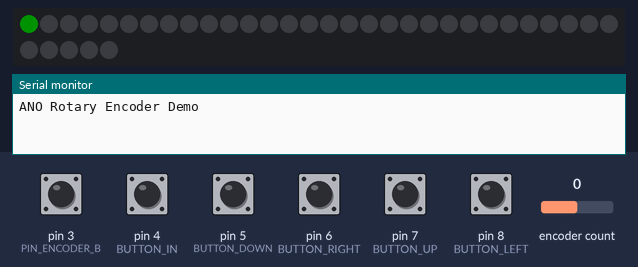
Bench run of a sketch on a simulated Arduino Uno, built with avr-gcc and run on an emulated ATmega328P. Shown: 35 RGB LEDs in strip order, left to right, continuing on the next row, the last lines printed to the serial monitor. The test bench sets the inputs (shaded band); at power-on: pin 3 (PIN_ENCODER_B), pin 4 (BUTTON_IN), pin 5 (BUTTON_DOWN), pin 6 (BUTTON_RIGHT), pin 7 (BUTTON_UP), pin 8 (BUTTON_LEFT) HIGH, encoder count 0. Dim RGB values are drawn brighter than linear.

Above: at 1.2 s.
1.3 s: pin 4 (BUTTON_IN) pulled LOW for 0.15 s
At 1.46 s:
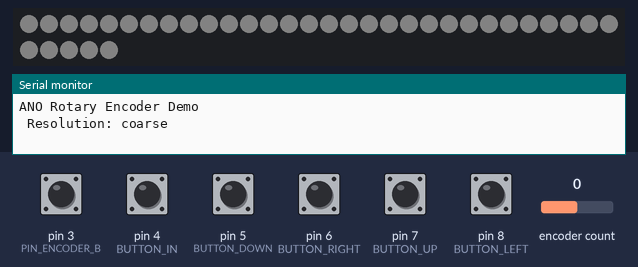
2.9 s: pin 5 (BUTTON_DOWN) pulled LOW for 0.15 s
4.5 s: pin 7 (BUTTON_UP) pulled LOW for 0.15 s
At 4.59 s:
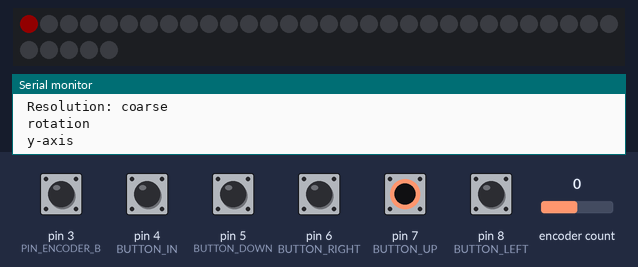
6.1 s: encoder count set to 1
7.6 s: pin 6 (BUTTON_RIGHT) pulled LOW for 0.15 s
9.2 s: pin 8 (BUTTON_LEFT) pulled LOW for 0.15 s
Timing chart, 0 to 11.8 s (numbered marks = the images above; inputs shaded):
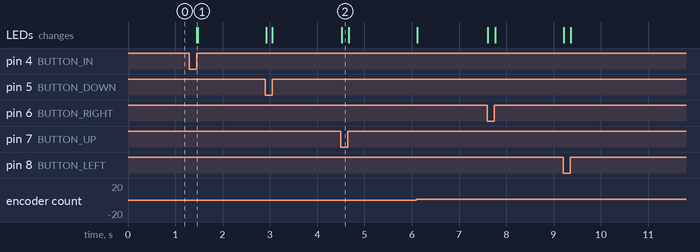

The sketch:

stage_control.ino
```cpp
// (licence header left out)
#include <Adafruit_NeoPixel.h>
#include <RotaryEncoder.h>

#define PIN_ENCODER_A 2
#define PIN_ENCODER_B 3
#define BUTTON_IN 4         // pin4, sw1,
#define BUTTON_DOWN 5       // pin5, sw2,
#define BUTTON_RIGHT 6	    // pin6, sw3,
#define BUTTON_UP 7         // pin7, sw4,
#define BUTTON_LEFT 8       // pin8, sw5,

// #define COM_A    11
// #define COM_B    SDA

RotaryEncoder encoder(PIN_ENCODER_A, PIN_ENCODER_B, RotaryEncoder::LatchMode::TWO03);
// This interrupt will do our encoder reading/checking!
void checkPosition() {
  encoder.tick(); // just call tick() to check the state.
}
int last_rotary = 0;
int axis = 0; // 0 for x, 1 for y, 2 for z, 3 for rotation
int fine = 1; // 1 for fine, 5 for coarse

long currcount = 0;
#define NUMPIXELS 35L
Adafruit_NeoPixel pixels(NUMPIXELS, A0, NEO_GRB + NEO_KHZ800);


void setup(void) {
  Serial.begin(115200);
  while (!Serial);
  Serial.println("ANO Rotary Encoder Demo");

  attachInterrupt(digitalPinToInterrupt(PIN_ENCODER_A), checkPosition, CHANGE);
  attachInterrupt(digitalPinToInterrupt(PIN_ENCODER_B), checkPosition, CHANGE);

  pinMode(BUTTON_UP, INPUT_PULLUP);
  pinMode(BUTTON_DOWN, INPUT_PULLUP);
  pinMode(BUTTON_LEFT, INPUT_PULLUP);
  pinMode(BUTTON_RIGHT, INPUT_PULLUP);
  pinMode(BUTTON_IN, INPUT_PULLUP);
  pixels.begin();
  pixels.setBrightness(30);
  pixels.show();
}


void loop(void) {
  // read encoder
  int curr_rotary = encoder.getPosition();
  RotaryEncoder::Direction direction = encoder.getDirection();

  pixels.clear();

  if (curr_rotary != last_rotary) {
    Serial.print("Encoder value: ");
    Serial.print(curr_rotary);
    Serial.print(" direction: ");
    Serial.print((int)direction);
    currcount += (int)direction * fine ;
    Serial.print(" currcount: ");
    Serial.println(currcount);
  }
  last_rotary = curr_rotary;
  pixels.setPixelColor((currcount + 3000000 * NUMPIXELS) % NUMPIXELS, pixels.Color(0, 150, 0));

  if (! digitalRead(BUTTON_LEFT)) {
    pixels.setPixelColor(NUMPIXELS*3/4, pixels.Color(150, 0, 0));
    if (axis != 0){
      axis = 0; // x
      Serial.println(" x-axis");
    }
  }
  if (! digitalRead(BUTTON_UP)) {
    pixels.setPixelColor(0, pixels.Color(150, 0, 0));
    if(axis !=1){
      axis = 1; // y
      Serial.println(" y-axis");
    }
  }
  if (! digitalRead(BUTTON_RIGHT)) {
    pixels.setPixelColor(NUMPIXELS/4, pixels.Color(150, 0, 0));
    if(axis != 2){
      axis = 2; // z
      Serial.println(" z-axis");
    }
  }
  if (! digitalRead(BUTTON_DOWN)) {
    pixels.setPixelColor(NUMPIXELS/2, pixels.Color(150, 0, 0));
    if(axis != 3){
       axis = 3; // rotation
       Serial.println(" rotation");
    }
  }
  if (! digitalRead(BUTTON_IN)) {
    pixels.fill(pixels.Color(50, 50, 50));

    while (! digitalRead(BUTTON_IN)){;}

    Serial.print(" Resolution: ");
    if (fine == 5){
      fine = 1;
      Serial.println("fine");

    }
    else if (fine == 1){
      fine = 5;
      Serial.println("coarse");

    }

  }
  pixels.show();

  delay(20);
}
```

Measured:
- after the input at 1.3 s, the LEDs: change after 0.15 s (image 1)
- after the input at 4.5 s, the LEDs: change at once (image 2)
